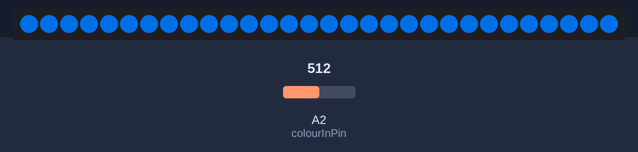
Bench run of a sketch on a simulated Arduino Uno, built with avr-gcc and run on an emulated ATmega328P. Shown: 30 RGB LEDs in strip order, left to right. The test bench sets the inputs (shaded band); at power-on: A2 (colourInPin) = 512. Dim RGB values are drawn brighter than linear; colours are those a GRB WS2812 strip shows for the declared byte order.

Above: at 9.2 s.
9.3 s: A2 (colourInPin) set to 716
At 10.4 s:
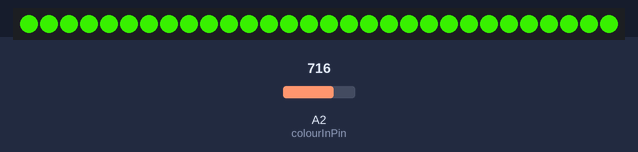
10.8 s: A2 (colourInPin) set to 900
At 11.7 s:
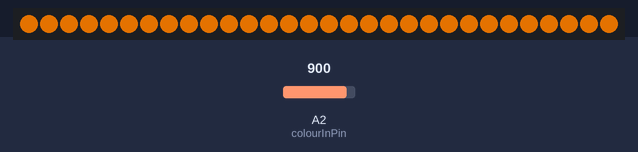
12.3 s: A2 (colourInPin) set to 1023
At 12.7 s:
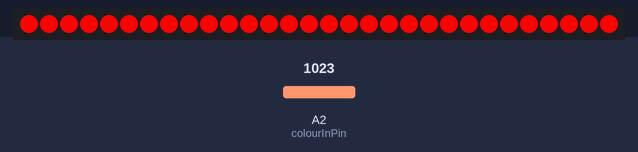
13.8 s: A2 (colourInPin) set to 306
At 15.0 s:
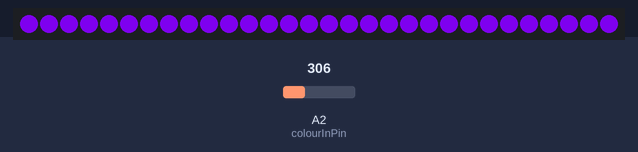
15.3 s: A2 (colourInPin) set to 511
At 16.2 s:
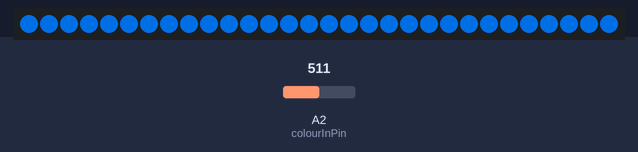
Timing chart, 0 to 17.8 s (numbered marks = the images above; inputs shaded):
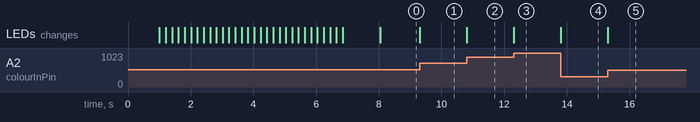

Measured:
- after the input at 9.3 s, the LEDs: change at once (image 1)
- after the input at 10.8 s, the LEDs: change at once (image 2)
- after the input at 12.3 s, the LEDs: change at once (image 3)
- after the input at 13.8 s, the LEDs: change at once (image 4)
- after the input at 15.3 s, the LEDs: change at once (image 5)

The sketch:

fastled_wwa_rullaus.ino
```cpp
#include <FastLED.h>

#define LED_PIN     3
#define NUM_LEDS    30
#define BRIGHTNESS  255
#define LED_TYPE    WS2812
#define COLOR_ORDER BRG
CRGB leds[NUM_LEDS];


const int colourInPin = A2;
void setup() {
    //Serial.begin(9600);
    FastLED.addLeds<LED_TYPE, LED_PIN, COLOR_ORDER>(leds, NUM_LEDS).setCorrection( Typical8mmPixel );
    LEDS.setBrightness(BRIGHTNESS);
    delay( 1000 ); // power-up safety delay
    fill_solid(leds, NUM_LEDS, CRGB(0,0,0));
    int colorstep = 0;
    int coloradd = 170/NUM_LEDS;
    FastLED.show();
      for(int x = 0; x<NUM_LEDS; x++) {
       leds[x] = CHSV(colorstep,255,255);
       FastLED.show();
       colorstep = colorstep+coloradd;
       delay(200);
      }

    delay(1000);

}

void loop() {

// 166 = COLD WHITE
int mappedHue = map(analogRead(colourInPin), 0, 1023, 0, 255);
fill_solid(leds, NUM_LEDS, CHSV(mappedHue,255,255));

FastLED.show();
delay(5);


}
```
